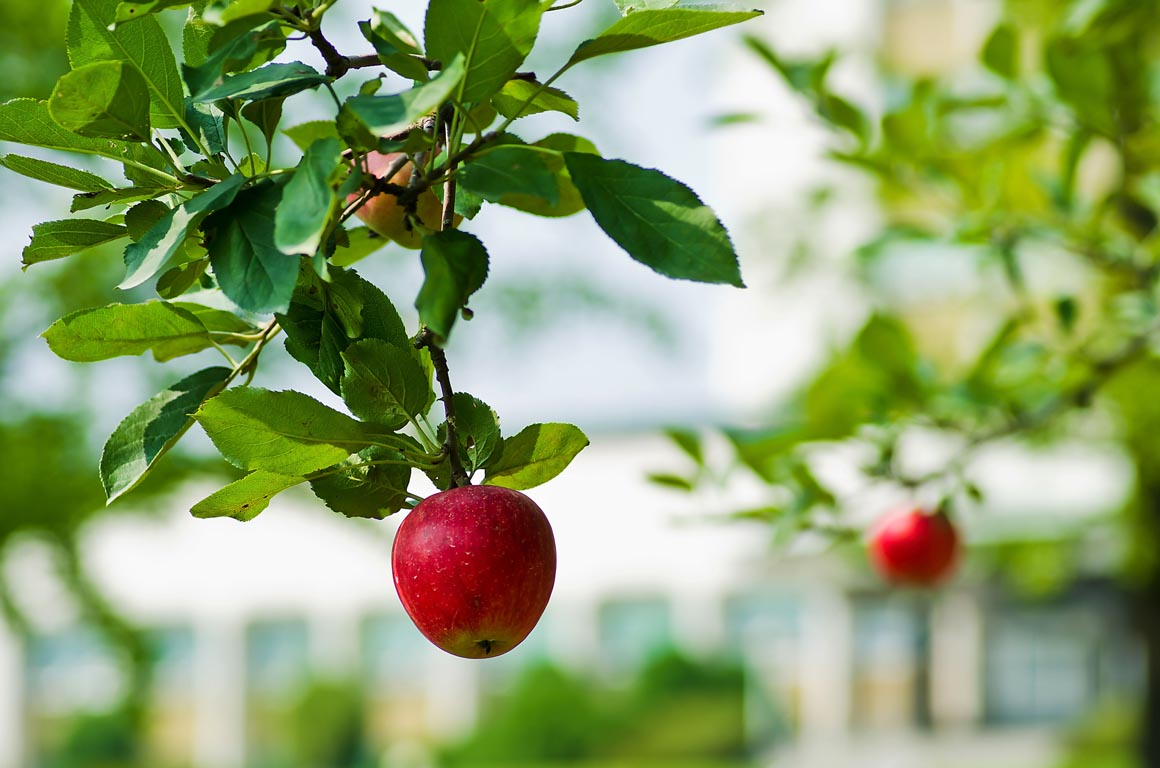
#> input picture src/appletree.jpg, 1160 x 768 px
$ jupyter execute 'Template matching.ipynb'
#> lines starting #> are read from the running program, lines starting #| are printed output that depends on the picture
[cell 1]
import cv2
import numpy as np
import matplotlib.pyplot as plt

# Template Match
- 원본 이미지에 템플릿 이미지를 sliding하며 비교
- Return : Gray이미지, 원본 픽셀이 템플릿 이미지와 유사한 정도를 표현

[cell 2]
img = cv2.imread('src/appletree.jpg',0)
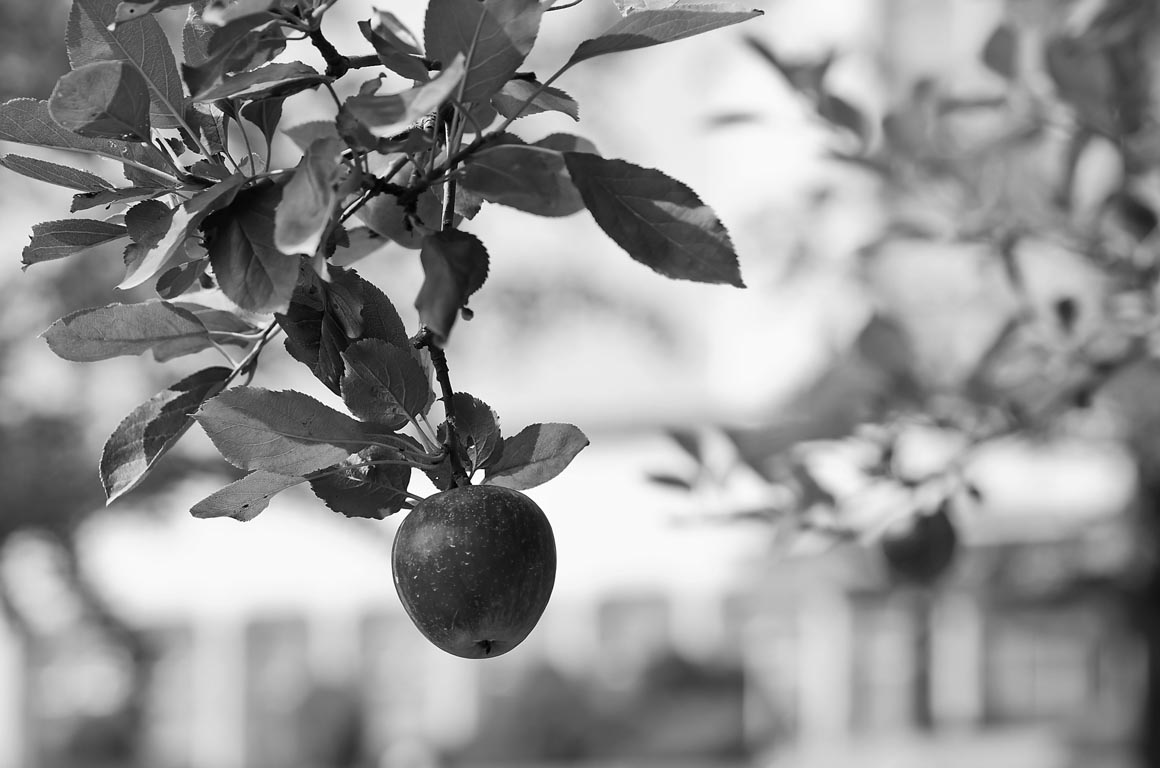
#> img: shape (768, 1160); min 0, max 255, mean 148.2
img2 = img.copy()
plt.imshow(img, cmap = 'gray')

[cell 3]
template = img[450:670, 380: 570]
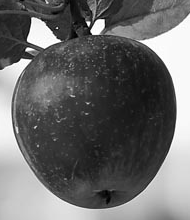
#> template: shape (220, 190); min 0, max 255, mean 104.9
plt.imshow(template)

[cell 4]
template = cv2.imread('src/apple2.jpg',0)
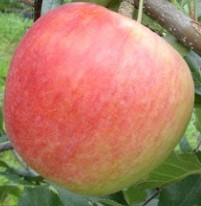
#> input picture src/apple2.jpg, 201 x 206 px
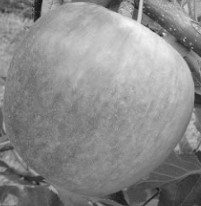
#> template: shape (206, 201); min 13, max 248, mean 138.9
plt.imshow(template,cmap = 'gray')

[cell 5]
# template 이미지의 가로/세로
w,h = template.shape[::-1]
#> w = 201; h = 206

# Template Match Method
methods = ['cv2.TM_CCOEFF','cv2.TM_CCOEFF_NORMED','cv2.TM_CCORR','cv2.TM_CCORR_NORMED','cv2.TM_SQDIFF','cv2.TM_SQDIFF_NORMED']

for meth in methods:
    img = img2.copy()
    method = eval(meth)

    res = cv2.matchTemplate(img,template,method)
    min_val,max_val,min_loc, max_loc = cv2.minMaxLoc(res)

    if method in [cv2.TM_SQDIFF, cv2.TM_SQDIFF_NORMED]:
        top_left = min_loc
    else:
        top_left = max_loc

    bottom_right = (top_left[0]+w,top_left[1]+h)
    cv2.rectangle(img,top_left,bottom_right,255,5)
    plt.figure(figsize = (20,12))
    plt.subplot(121),plt.title(meth),plt.imshow(res,cmap='gray'),plt.yticks([]),plt.xticks([])
    plt.subplot(122),plt.imshow(img,cmap='gray')
    plt.show()
#> this loop made 6 passes
#> (min_val, max_val, min_loc, top_left, bottom_right) on passes 1 to 4: (-76932192, 64136992, (536, 157), (504, 501), (705, 707)), (-0.604, 0.644, (535, 157), (934, 418), (1135, 624)), (479581536, 1.27e+09, (258, 291), (554, 448), (755, 654)), (0.705, 0.974, (362, 459), (556, 479), (757, 685))
#> (min_val, max_val, max_loc, top_left, bottom_right) on passes 5 to 6: (75498176, 491396800, (547, 164), (937, 418), (1138, 624)), (0.0791, 0.604, (361, 456), (936, 417), (1137, 623))
#> pass 1, `res = cv2.matchTemplate(img,template,method)`:
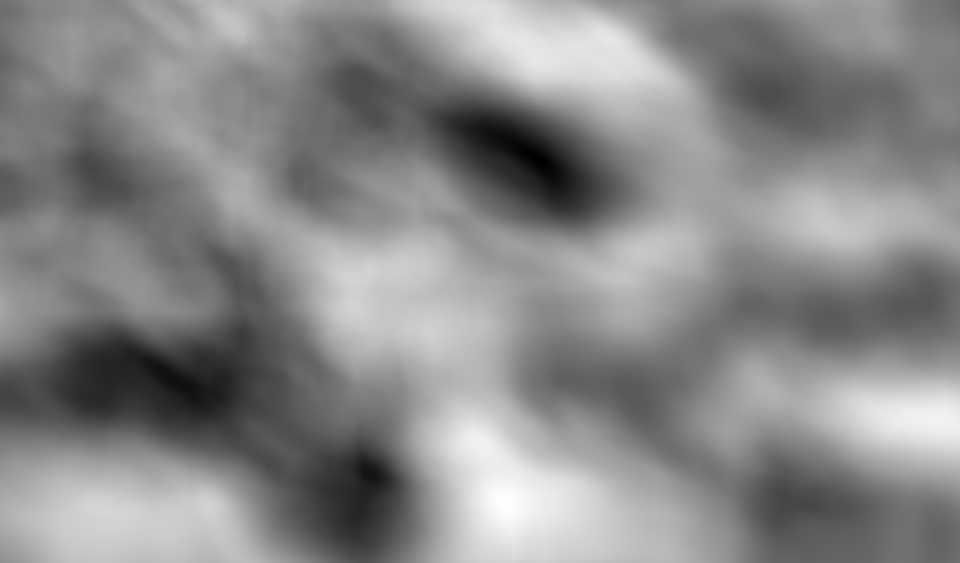
#> res: shape (563, 960) float32; min -76932192, max 64136992, mean -990897.7; drawn with min black and max white
#> pass 1, `plt.show()`:
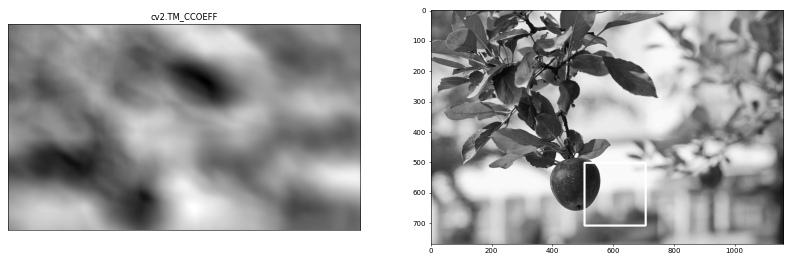
#> figure drawn by matplotlib, 2 panels
#> pass 2, `res = cv2.matchTemplate(img,template,method)`:
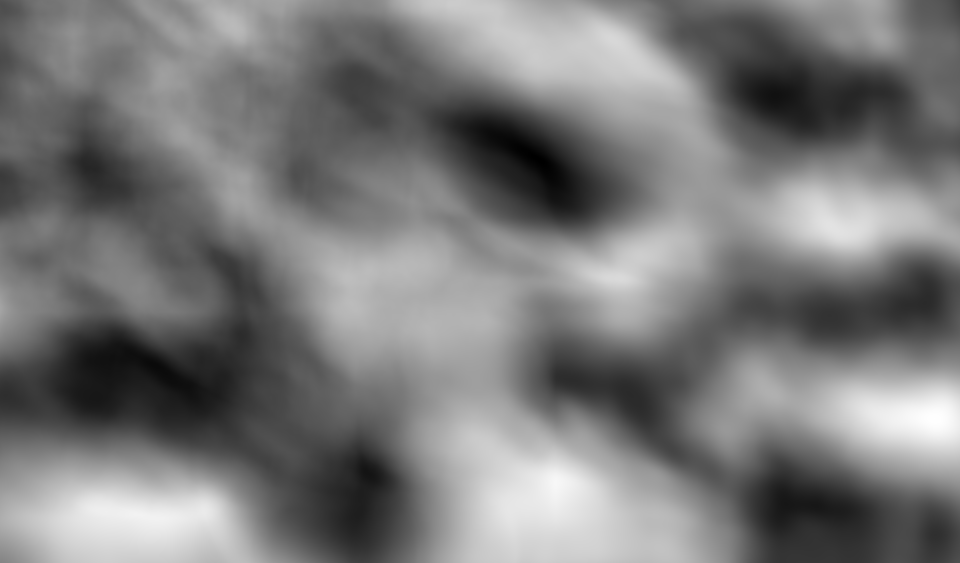
#> res: shape (563, 960) float32; min -0.604, max 0.644, mean -0.00902; drawn with min black and max white
#> pass 2, `plt.show()`:
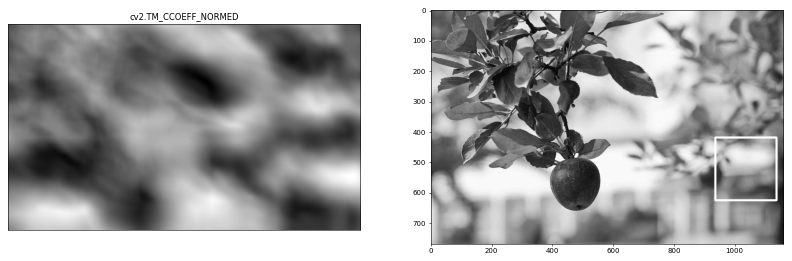
#> figure drawn by matplotlib, 2 panels
#> pass 3, `res = cv2.matchTemplate(img,template,method)`:
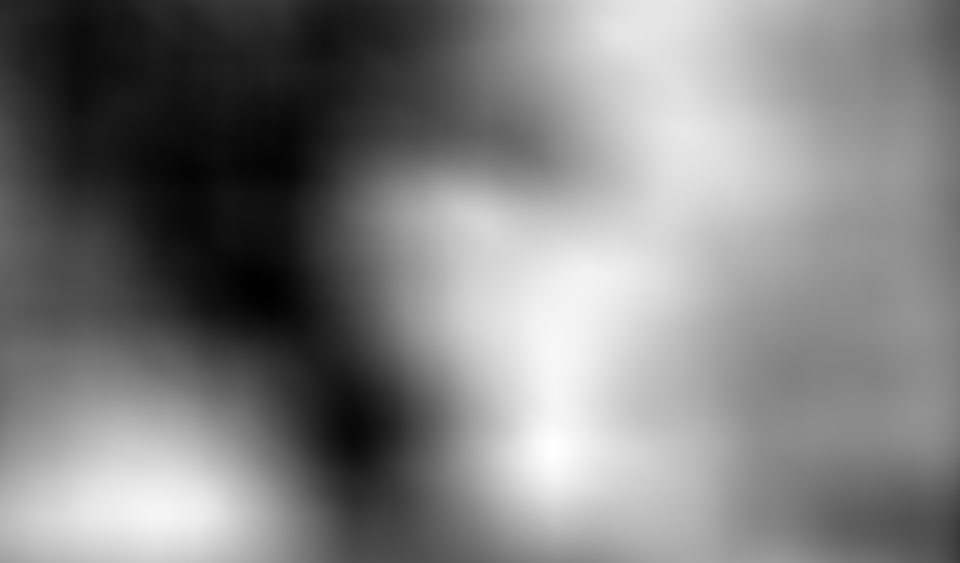
#> res: shape (563, 960) float32; min 479581536, max 1.27e+09, mean 876364736; drawn with min black and max white
#> after the loop:
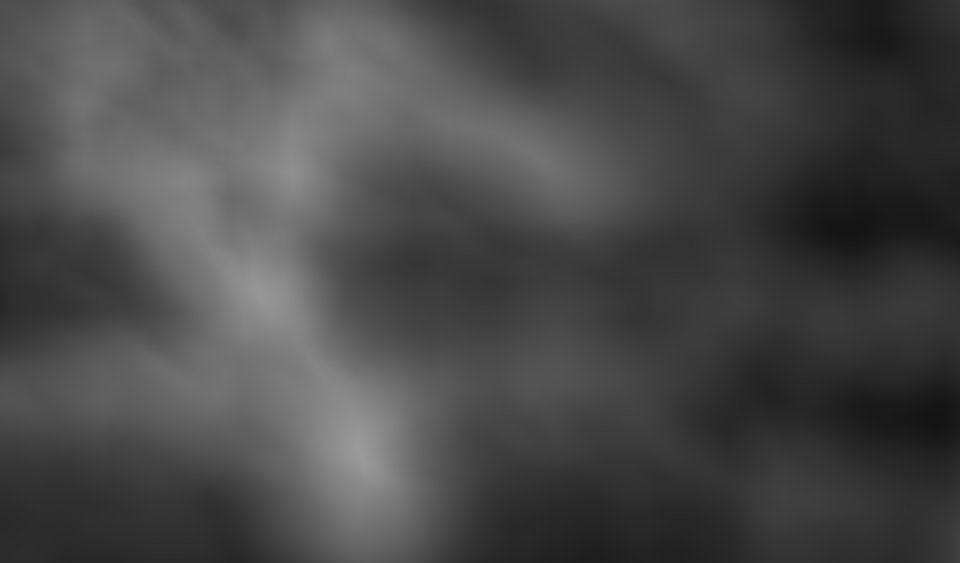
#> res: shape (563, 960) float32; min 0.0791, max 0.604, mean 0.288
